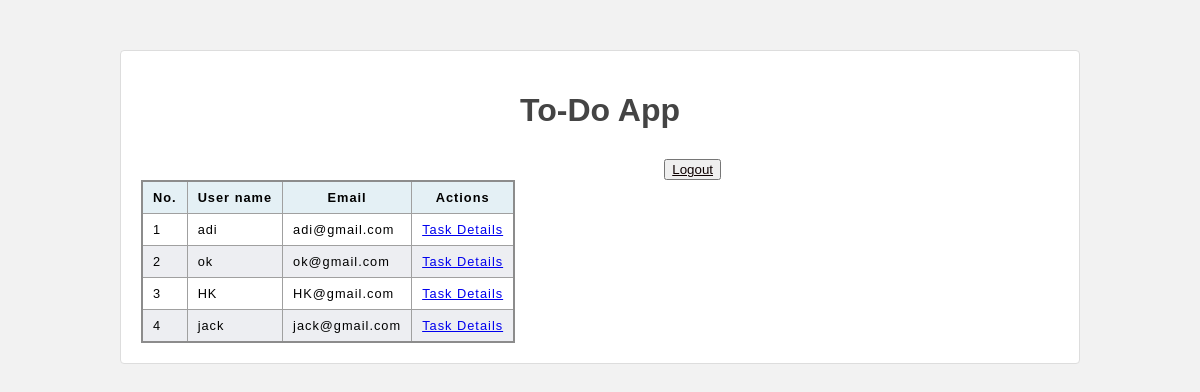
Page /adminDash (signed in) on the earlier database version.
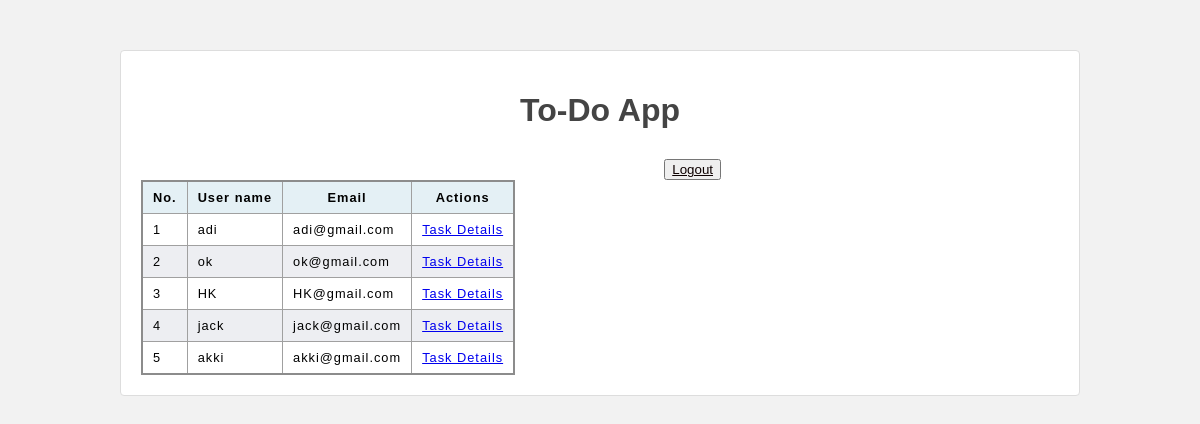
Same page on the later database version.
### todo/models.py (models this page shows, shortened)
class Person(models.Model):
    id = models.AutoField(primary_key=True)
    name = models.CharField(max_length=200)
    email = models.EmailField(max_length=500, unique=True)
    password = models.CharField(max_length=500)

### todo/views.py (the view)
# urls.py: path('adminDash', views.adminDash, name='adminDash'),
@login_required
def adminDash(request):
    if request.session['email']:
        users = Person.objects.all()
        return render(request, 'admindashbord.html', {'users': users})
    else:
        return redirect('login')

### todo/templates/admindashbord.html (shortened to what this page needs)
<!DOCTYPE html>
<html lang="en">
<head>
</head>
<body>
    <div class="container">
        <h1>To-Do App</h1>
        <div>
            <button class="btn btn-primary  btn-lg px-3 mb-0 gradient-custom" type="submit" style="margin-left: 57%;"><a href="{% url 'logout' %}" style="color: rgb(13, 1, 1);">Logout</a></button>
        </div>
        <table class="table mb-4">
            <thead>
                <tr>
                    <th> No.</th>
                    <th> User name</th>
                    <th> Email</th>
                    <th> Actions</th>
                </tr>
            </thead>
            <tbody>
                {% for user in users %}
                <tr>
                    <td>{{ forloop.counter }}</td>
                    <td>{{ user.name }}</td>
                    <td>{{ user.email }}</td>
                    <td>
                        <a href="{% url 'display' user.id %}" class="btn btn-danger gradient-custom">Task Details</a>
                    </td>
                </tr>
                {% endfor %}
            </tbody>
        </table>
    </div>
</body>
</html>

Differences in the rows shown:
added Person: name "akki", email "akki@gmail.com"
